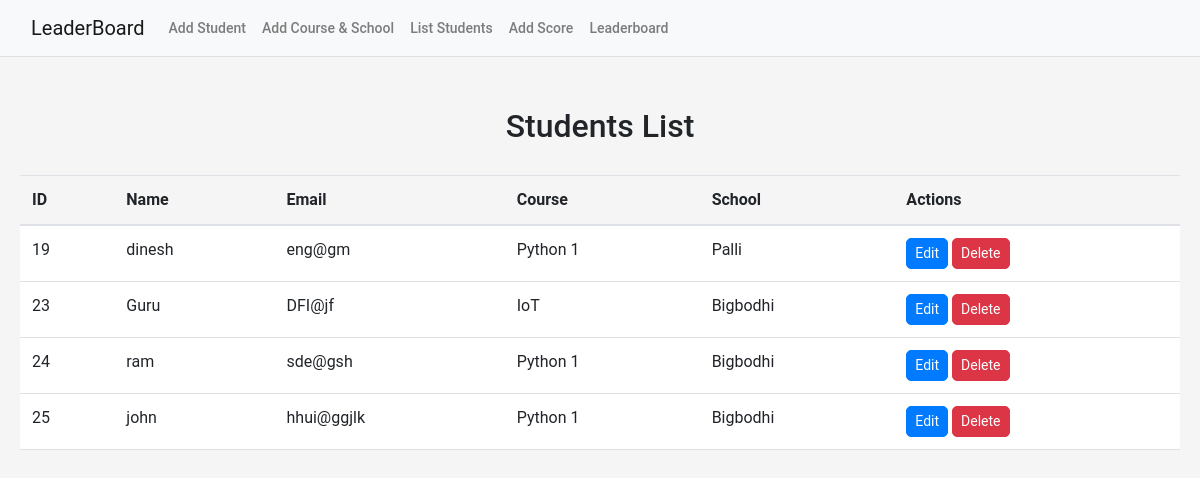
The page /list_students.php on the database its author committed.
### tables this page shows
CREATE TABLE `students` (
  `id` int(11) NOT NULL,
  `name` varchar(255) NOT NULL,
  `email` varchar(255) NOT NULL,
  `course_id` int(11) NOT NULL,
  `school_id` int(11) NOT NULL
);

CREATE TABLE `courses` (
  `id` int(11) NOT NULL,
  `name` varchar(255) NOT NULL,
  `description` text NOT NULL,
  `date_added` date NOT NULL
);

CREATE TABLE `schools` (
  `id` int(11) NOT NULL,
  `name` varchar(255) NOT NULL,
  `location` varchar(255) NOT NULL
);

### functions.php (called while the page is built, shortened)
<?php
include 'db_connection.php';
function getSchoolById($school_id) {
  global $conn;
  $sql = "SELECT * FROM schools WHERE id = ?";
  $stmt = $conn->prepare($sql);
  $stmt->bind_param("i", $school_id);
  $stmt->execute();
  $result = $stmt->get_result();
  return $result->fetch_assoc();
}
function getCourseById($course_id) {
  global $conn;
  $sql = "SELECT * FROM courses WHERE id = ?";
  $stmt = $conn->prepare($sql);
  $stmt->bind_param("i", $course_id);
  $stmt->execute();
  $result = $stmt->get_result();
  return $result->fetch_assoc();
}
function getStudents() {
  global $conn;
  $result = $conn->query("SELECT * FROM students");
  return $result->fetch_all(MYSQLI_ASSOC);
}
?>

### list_students.php (the view)
<?php require_once("header.php"); ?>
<?php require_once("functions.php"); ?>
<div class="container">
    <h2 class="text-center">Students List</h2>
    <?php
    $students = getStudents();
    if ($students) {
    ?>
        <table class="table">
            <thead>
                <tr>
                    <th>ID</th>
                    <th>Name</th>
                    <th>Email</th>
                    <th>Course</th>
                    <th>School</th>
                    <th>Actions</th>
                </tr>
            </thead>
            <tbody>
                <?php
                foreach ($students as $student) {
                    $course = getCourseById($student['course_id']);
                    $school = getSchoolById($student['school_id']);
                ?>
                    <tr>
                        <td><?php echo $student['id']; ?></td>
                        <td><?php echo $student['name']; ?></td>
                        <td><?php echo $student['email']; ?></td>
                        <td><?php echo $course['name']; ?></td>
                        <td><?php echo $school['name']; ?></td>
                        <td>
                            <a href="edit_student.php?id=<?php echo $student['id']; ?>" class="btn btn-sm btn-primary">Edit</a>
                            <a href="delete_student.php?id=<?php echo $student['id']; ?>" class="btn btn-sm btn-danger" onclick="return confirm('Are you sure you want to delete this student?')">Delete</a>
                        </td>
                    </tr>
                <?php
                }
                ?>
            </tbody>
        </table>
    <?php
    } else {
    ?>
        <p class="text-center">No students found.</p>
    <?php
    }
    ?>
</div>
<?php require_once("footer.php"); ?>

### styles.css (style rules this page uses)
body { font-family: 'Roboto', sans-serif; background-color: #f5f5f5; }
.container { max-width: 1200px; margin: 0 auto; padding: 50px 20px; }
h2 { font-weight: 500; margin-bottom: 30px; }
.btn { border-radius: 5px; }
.table { background-color: #fff; border-radius: 5px; }
.table thead { background-color: #f5f5f5; }

### rows shown on the page
students: id "19", name "dinesh", email "eng@gm", course.name "Python 1", school.name "Palli"
students: id "23", name "Guru", email "DFI@jf", course.name "IoT", school.name "Bigbodhi"
students: id "24", name "ram", email "sde@gsh", course.name "Python 1", school.name "Bigbodhi"
students: id "25", name "john", email "hhui@ggjlk", course.name "Python 1", school.name "Bigbodhi"
